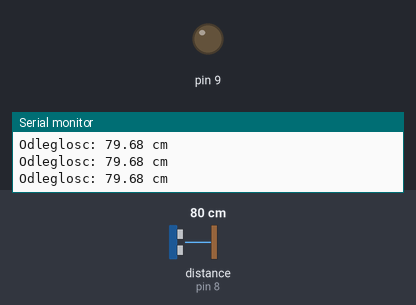
Simulated run of this sketch. Board: Arduino Uno, built with avr-gcc and run on an emulated ATmega328P. On the bench: output pins drawn as LEDs (lit = HIGH), the last lines printed to the serial monitor. Wiring (inferred from the names in the program): ultrasonic range finder: trigger pin 7; echo pin 8. Inputs (shaded band) come from the test bench; at power-on: distance to the obstacle (sensor on pin 8) 80 cm. The echo pulse lasts 58.3 µs per cm; pins used as bus, display or sensor lines are not drawn.

Above: at 1.3 s.
1.4 s: distance to the obstacle (sensor on pin 8) set to 98 cm
2.9 s: distance to the obstacle (sensor on pin 8) set to 104 cm
At 3.6 s:
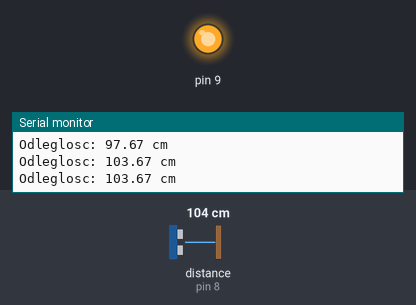
4.5 s: distance to the obstacle (sensor on pin 8) set to 2 cm
At 5.3 s:
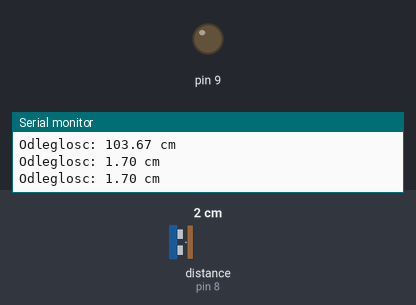
6.0 s: distance to the obstacle (sensor on pin 8) set to 120 cm
At 6.8 s:
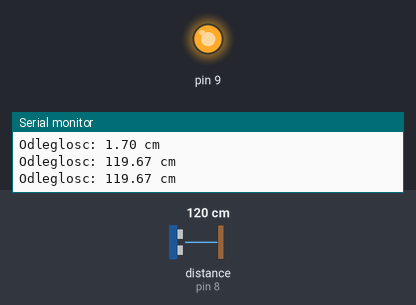
Timing chart, 0 to 8.5 s (numbered marks = the images above; inputs shaded):
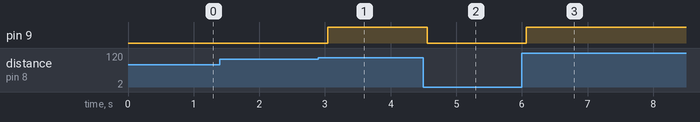

Measured:
- the behaviour switches between 100 and 101 cm on distance to the obstacle (sensor on pin 8) (found by bisection; images 0 and 1)
- after the input at 2.9 s, pin 9: LOW → HIGH after 0.14 s
- after the input at 4.5 s, pin 9: HIGH → LOW after 0.06 s
- after the input at 6.0 s, pin 9: LOW → HIGH after 0.07 s

The sketch:

odleglosciomierz.ino
```cpp
// Definicje pinów
#define trigPin 7
#define echoPin 8

// Stała do obliczania odległości w centymetrach
const float SOUND_SPEED = 0.0343 / 2;

void setup() {
  // Inicjalizacja pinów
  pinMode(trigPin, OUTPUT);
  pinMode(echoPin, INPUT);
  pinMode(9, OUTPUT);

  // Włączenie transmisji szeregowej
  Serial.begin(9600);
}

void loop() {
  // Wyłączenie trigPin
  digitalWrite(trigPin, LOW);
  delayMicroseconds(2);

  // Włączenie trigPin na 10 mikrosekund
  digitalWrite(trigPin, HIGH);
  delayMicroseconds(10);
  digitalWrite(trigPin, LOW);

  // Odczytanie czasu trwania sygnału echoPin
  unsigned long duration = pulseIn(echoPin, HIGH);

  // Obliczenie odległości w centymetrach
  float distance = duration * SOUND_SPEED;

  // Wypisanie odległości w centymetrach
  Serial.print("Odleglosc: ");
  Serial.print(distance);
  Serial.println(" cm");


  if (distance < 100) {
    digitalWrite(9, LOW);
  }
  else {
    digitalWrite(9, HIGH);
  }

  // Odczekanie 500 milisekund
  delay(500);
}
```
